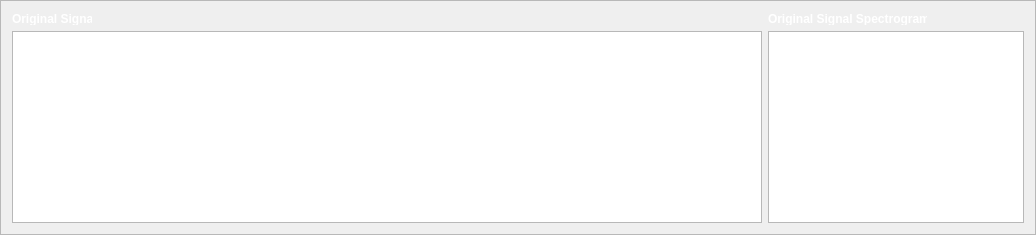
               <widget class="QFrame" name="frame_16">
                <property name="frameShape">
                 <enum>QFrame::StyledPanel</enum>
                </property>
                <property name="frameShadow">
                 <enum>QFrame::Raised</enum>
                </property>
                <layout class="QGridLayout" name="gridLayout_25">
                 <item row="1" column="1">
                  <widget class="PlotWidget" name="Animals_Sounds_Original_Signal_Spectrogram">
                   <property name="maximumSize">
                    <size>
                     <width>680</width>
                     <height>16777215</height>
                    </size>
                   </property>
                  </widget>
                 </item>
                 <item row="1" column="0">
                  <widget class="PlotWidget" name="Animals_Sounds_Original_Signal_PlotWidget">
                   <property name="minimumSize">
                    <size>
                     <width>750</width>
                     <height>0</height>
                    </size>
                   </property>
                  </widget>
                 </item>
                 <item row="0" column="0">
                  <widget class="QLabel" name="label_15">
                   <property name="sizePolicy">
                    <sizepolicy hsizetype="Maximum" vsizetype="Maximum">
                     <horstretch>0</horstretch>
                     <verstretch>0</verstretch>
                    </sizepolicy>
                   </property>
                   <property name="maximumSize">
                    <size>
                     <width>80</width>
                     <height>13</height>
                    </size>
                   </property>
                   <property name="baseSize">
                    <size>
                     <width>0</width>
                     <height>0</height>
                    </size>
                   </property>
                   <property name="font">
                    <font>
                     <weight>75</weight>
                     <bold>true</bold>
                    </font>
                   </property>
                   <property name="styleSheet">
                    <string notr="true">color: rgb(255, 255, 255);</string>
                   </property>
                   <property name="text">
                    <string>Original Signal</string>
                   </property>
                  </widget>
                 </item>
                 <item row="0" column="1">
                  <widget class="QLabel" name="label_17">
                   <property name="sizePolicy">
                    <sizepolicy hsizetype="Maximum" vsizetype="Maximum">
                     <horstretch>0</horstretch>
                     <verstretch>0</verstretch>
                    </sizepolicy>
                   </property>
                   <property name="maximumSize">
                    <size>
                     <width>159</width>
                     <height>13</height>
                    </size>
                   </property>
                   <property name="font">
                    <font>
                     <weight>75</weight>
                     <bold>true</bold>
                    </font>
                   </property>
                   <property name="styleSheet">
                    <string notr="true">color: rgb(255, 255, 255);</string>
                   </property>
                   <property name="text">
                    <string>Original Signal Spectrogram</string>
                   </property>
                  </widget>
                 </item>
                </layout>
               </widget>
